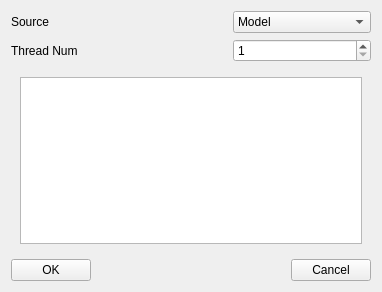
<?xml version="1.0" encoding="UTF-8"?>
<ui version="4.0">
 <class>GUISolverRunDialog</class>
 <widget class="QWidget" name="GUISolverRunDialog">
  <property name="geometry">
   <rect>
    <x>0</x>
    <y>0</y>
    <width>382</width>
    <height>292</height>
   </rect>
  </property>
  <property name="windowTitle">
   <string>Solver</string>
  </property>
  <layout class="QGridLayout" name="gridLayout_3">
   <item row="3" column="0" colspan="3">
    <layout class="QHBoxLayout" name="horizontalLayout">
     <item>
      <widget class="QPushButton" name="pushButton_OK">
       <property name="text">
        <string>OK</string>
       </property>
      </widget>
     </item>
     <item>
      <spacer name="horizontalSpacer">
       <property name="orientation">
        <enum>Qt::Horizontal</enum>
       </property>
       <property name="sizeHint" stdset="0">
        <size>
         <width>40</width>
         <height>20</height>
        </size>
       </property>
      </spacer>
     </item>
     <item>
      <widget class="QPushButton" name="pushButton_Cancel">
       <property name="text">
        <string>Cancel</string>
       </property>
      </widget>
     </item>
    </layout>
   </item>
   <item row="0" column="0">
    <widget class="QLabel" name="label_Source">
     <property name="sizePolicy">
      <sizepolicy hsizetype="Preferred" vsizetype="Expanding">
       <horstretch>0</horstretch>
       <verstretch>0</verstretch>
      </sizepolicy>
     </property>
     <property name="text">
      <string>Source</string>
     </property>
    </widget>
   </item>
   <item row="0" column="2">
    <widget class="QComboBox" name="comboBox_Model">
     <property name="sizePolicy">
      <sizepolicy hsizetype="Expanding" vsizetype="Fixed">
       <horstretch>0</horstretch>
       <verstretch>0</verstretch>
      </sizepolicy>
     </property>
     <item>
      <property name="text">
       <string>Model</string>
      </property>
     </item>
     <item>
      <property name="text">
       <string>Import Model</string>
      </property>
     </item>
    </widget>
   </item>
   <item row="0" column="1">
    <spacer name="horizontalSpacer_2">
     <property name="orientation">
      <enum>Qt::Horizontal</enum>
     </property>
     <property name="sizeHint" stdset="0">
      <size>
       <width>143</width>
       <height>20</height>
      </size>
     </property>
    </spacer>
   </item>
   <item row="2" column="0" colspan="3">
    <widget class="QStackedWidget" name="stackedWidget">
     <property name="currentIndex">
      <number>0</number>
     </property>
     <widget class="QWidget" name="page">
      <layout class="QGridLayout" name="gridLayout">
       <item row="0" column="0">
        <widget class="QTableWidget" name="tableWidget_Model"/>
       </item>
      </layout>
     </widget>
     <widget class="QWidget" name="page_2">
      <layout class="QGridLayout" name="gridLayout_2">
       <item row="0" column="0">
        <layout class="QHBoxLayout" name="horizontalLayout_3">
         <item>
          <widget class="QLabel" name="label">
           <property name="text">
            <string>Import Model:</string>
           </property>
          </widget>
         </item>
         <item>
          <widget class="QLineEdit" name="lineEdit_ImportModel"/>
         </item>
         <item>
          <widget class="QPushButton" name="pushButton_ImportModel">
           <property name="minimumSize">
            <size>
             <width>35</width>
             <height>35</height>
            </size>
           </property>
           <property name="maximumSize">
            <size>
             <width>35</width>
             <height>35</height>
            </size>
           </property>
           <property name="text">
            <string/>
           </property>
          </widget>
         </item>
        </layout>
       </item>
       <item row="1" column="0">
        <spacer name="verticalSpacer">
         <property name="orientation">
          <enum>Qt::Vertical</enum>
         </property>
         <property name="sizeHint" stdset="0">
          <size>
           <width>20</width>
           <height>40</height>
          </size>
         </property>
        </spacer>
       </item>
      </layout>
     </widget>
    </widget>
   </item>
   <item row="1" column="0">
    <widget class="QLabel" name="label_2">
     <property name="text">
      <string>Thread Num</string>
     </property>
    </widget>
   </item>
   <item row="1" column="2">
    <widget class="QSpinBox" name="spinBox_ThreadNum">
     <property name="minimum">
      <number>1</number>
     </property>
    </widget>
   </item>
  </layout>
 </widget>
 <resources/>
 <connections/>
</ui>
